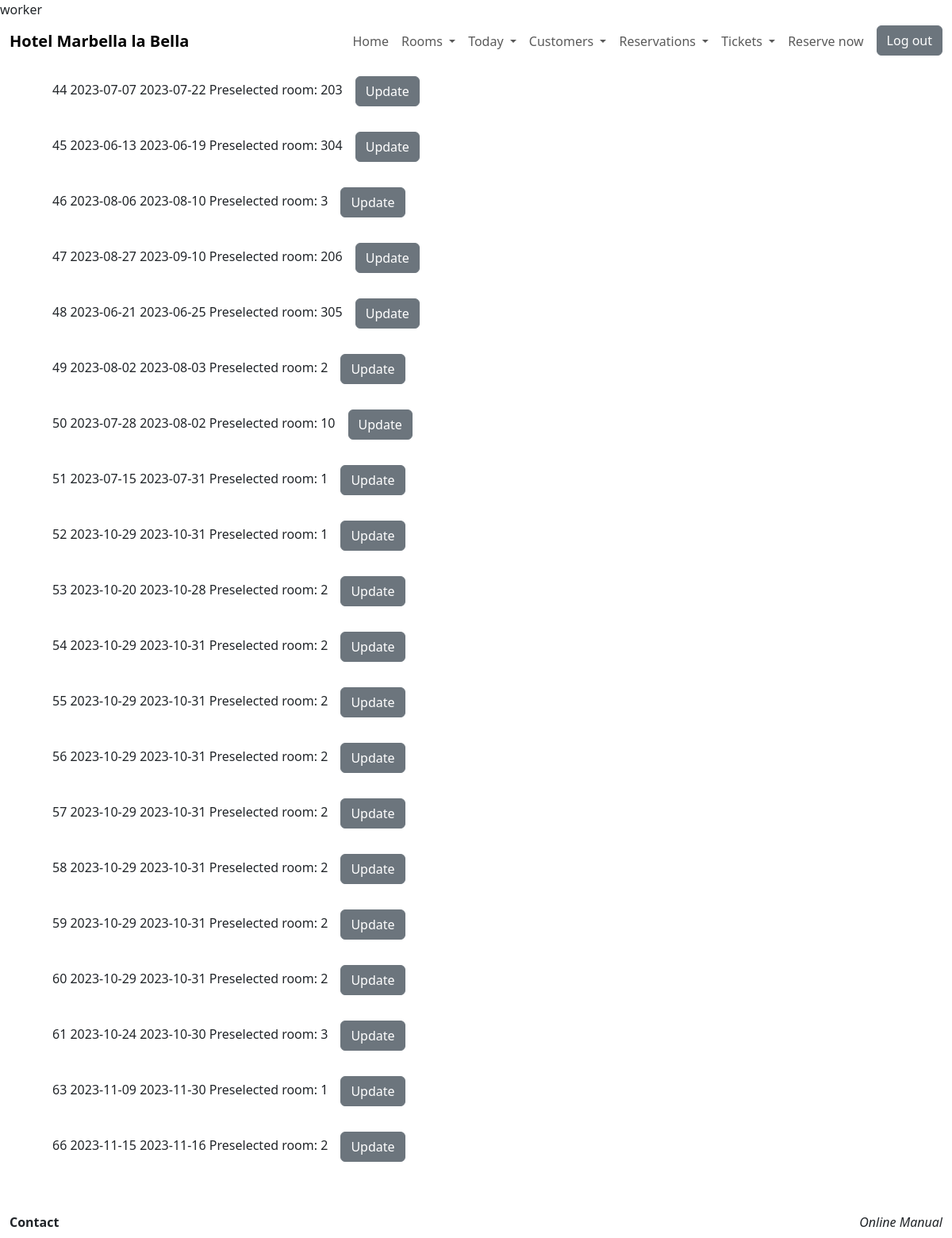
The app's page /db/db_reservations_select_all.php (signed in) with its own data.
### tables this page shows
CREATE TABLE `045_reservations` (
  `reservation_number` int(11) NOT NULL PRIMARY KEY AUTO_INCREMENT,
  `customer_id` int(11) DEFAULT NULL,
  `preselected_room` int(11) NOT NULL,
  `room_number` int(11) DEFAULT NULL,
  `room_price` decimal(10,2) DEFAULT NULL,
  `reservation_status` enum('check_in','check_out','booked','absent','cancelled') NOT NULL,
  `date_in` date DEFAULT NULL,
  `date_out` date DEFAULT NULL,
  `room_image` varchar(250) DEFAULT NULL,
  FOREIGN KEY (`room_number`) REFERENCES `045_rooms` (`room_number`),
  FOREIGN KEY (`customer_id`) REFERENCES `045_users` (`customer_id`)
);

### db/db_reservations_select_all.php (the view, shortened to what this page needs)
<?php include($_SERVER['DOCUMENT_ROOT'] . '/student045/dwes/header.php')?>
<?php
    include('connect_db.php');
    $sql = "SELECT *
        FROM 045_reservations";
    $result = mysqli_query($conn, $sql);
    $reservations = mysqli_fetch_all($result, MYSQLI_ASSOC);
    echo '<div class="container">
    <div class="ms-4">';
    foreach ($reservations as $reservation){
        echo ($reservation['reservation_number'] . ' ' . $reservation['date_in'] . ' ' . $reservation['date_out'] . ' Preselected room: ' . $reservation['preselected_room']);
        if($role == 'admin'){
            echo "<span class=\"fw-thin secondary-color btn-group m-2\">
                    <form action=\"/student045/dwes/form/form_reservations_update.php\" method =\"POST\">
                        <input name=\"reservationNumber\" value = \"" . $reservation['reservation_number'] . "\" hidden>
                        <button class=\"btn btn-secondary m-2 \"> Update </button>
                    </form>
                    <form action=\"/student045/dwes/db/db_reservations_delete.php\" method =\"POST\">
                        <input name=\"reservationNumber\" value = \"" . $reservation['reservation_number'] . "\" hidden>
                        <button class=\"btn btn-secondary my-2\"> Delete </button>
                    </form>
                </span> ";
            echo '<br>';
        } else if($role == 'worker'){
            echo "<span class=\"fw-thin secondary-color btn-group m-2\">
                    <form action=\"/student045/dwes/form/form_reservations_update.php\" method =\"POST\">
                        <input name=\"reservationNumber\" value = \"" . $reservation['reservation_number'] . "\" hidden>
                        <button class=\"btn btn-secondary m-2 \"> Update </button>
                    </form>
                </span>";
            echo '<br>';
        } else {
            echo '<br><br>';
        }
    }
    echo '</div>';
?>
<?php include($_SERVER['DOCUMENT_ROOT'] . '/student045/dwes/footer.php')?>

### records on screen
045_reservations: reservation_number "44", date_in "2023-07-07", date_out "2023-07-22", preselected_room "203"
045_reservations: reservation_number "45", date_in "2023-06-13", date_out "2023-06-19", preselected_room "304"
045_reservations: reservation_number "46", date_in "2023-08-06", date_out "2023-08-10", preselected_room "3"
045_reservations: reservation_number "47", date_in "2023-08-27", date_out "2023-09-10", preselected_room "206"
045_reservations: reservation_number "48", date_in "2023-06-21", date_out "2023-06-25", preselected_room "305"
045_reservations: reservation_number "49", date_in "2023-08-02", date_out "2023-08-03", preselected_room "2"
045_reservations: reservation_number "50", date_in "2023-07-28", date_out "2023-08-02", preselected_room "10"
045_reservations: reservation_number "51", date_in "2023-07-15", date_out "2023-07-31", preselected_room "1"
045_reservations: reservation_number "52", date_in "2023-10-29", date_out "2023-10-31", preselected_room "1"
045_reservations: reservation_number "53", date_in "2023-10-20", date_out "2023-10-28", preselected_room "2"
045_reservations: reservation_number "54", date_in "2023-10-29", date_out "2023-10-31", preselected_room "2"
045_reservations: reservation_number "55", date_in "2023-10-29", date_out "2023-10-31", preselected_room "2"
045_reservations: reservation_number "56", date_in "2023-10-29", date_out "2023-10-31", preselected_room "2"
045_reservations: reservation_number "57", date_in "2023-10-29", date_out "2023-10-31", preselected_room "2"
045_reservations: reservation_number "58", date_in "2023-10-29", date_out "2023-10-31", preselected_room "2"
045_reservations: reservation_number "59", date_in "2023-10-29", date_out "2023-10-31", preselected_room "2"
045_reservations: reservation_number "60", date_in "2023-10-29", date_out "2023-10-31", preselected_room "2"
045_reservations: reservation_number "61", date_in "2023-10-24", date_out "2023-10-30", preselected_room "3"
045_reservations: reservation_number "63", date_in "2023-11-09", date_out "2023-11-30", preselected_room "1"
045_reservations: reservation_number "66", date_in "2023-11-15", date_out "2023-11-16", preselected_room "2"

### other values on screen
$role "worker"
